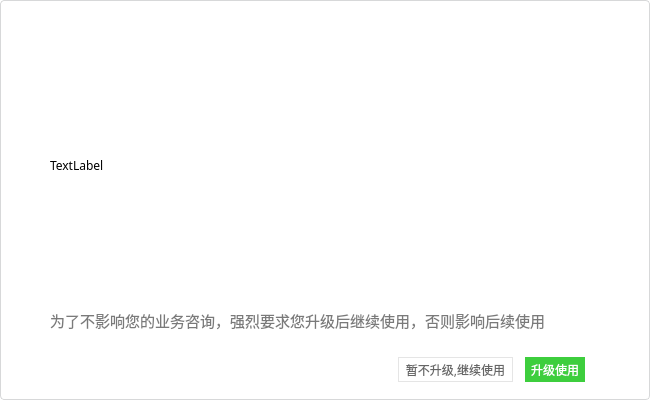
<?xml version="1.0" encoding="UTF-8"?>
<ui version="4.0">
 <class>UpdateInforNewDialog</class>
 <widget class="QDialog" name="UpdateInforNewDialog">
  <property name="geometry">
   <rect>
    <x>0</x>
    <y>0</y>
    <width>650</width>
    <height>400</height>
   </rect>
  </property>
  <property name="font">
   <font>
    <family>微软雅黑</family>
   </font>
  </property>
  <property name="windowTitle">
   <string>Dialog</string>
  </property>
  <property name="styleSheet">
   <string notr="true">QDialog#UpdateInforNewDialog{
	border-radius: 4px;
	background-color: rgb(255, 255, 255, 254);
	background-position: top left right bottom;
	background-clip: padding;
	border: 1px solid #d7d8d9;
}

QWidget
{
	font-family:'微软雅黑';
}

QPushButton#pushButton_once{
	border-radius: 0px;
    color:#FFFFFF;
    background-color:#3DCE3D;
}
QPushButton#pushButton_once:hover{
background-color:#38C738;
}

QPushButton#pushButton_once:pressed{
	background-color:#2FB82F;
}

QPushButton#pushButton_later{
    color:#666666;
    border:1px solid #E5E5E5;
}
QPushButton#pushButton_later:hover{
    background-color:#f5f5f5;
}
QPushButton#pushButton_later:pressed{
    background-color:#EBEBEB;
}

QLabel#label_Infor
{
	color: #7A7A7A;
}</string>
  </property>
  <layout class="QVBoxLayout" name="verticalLayout_3">
   <property name="spacing">
    <number>0</number>
   </property>
   <property name="leftMargin">
    <number>0</number>
   </property>
   <property name="topMargin">
    <number>0</number>
   </property>
   <property name="rightMargin">
    <number>0</number>
   </property>
   <property name="bottomMargin">
    <number>0</number>
   </property>
   <item>
    <widget class="QWidget" name="dialogbg" native="true">
     <layout class="QVBoxLayout" name="verticalLayout_2">
      <property name="spacing">
       <number>0</number>
      </property>
      <property name="leftMargin">
       <number>0</number>
      </property>
      <property name="topMargin">
       <number>0</number>
      </property>
      <property name="rightMargin">
       <number>0</number>
      </property>
      <property name="bottomMargin">
       <number>0</number>
      </property>
      <item>
       <widget class="TitlebarWidget" name="Title_bar" native="true">
        <property name="maximumSize">
         <size>
          <width>16777215</width>
          <height>30</height>
         </size>
        </property>
       </widget>
      </item>
      <item>
       <widget class="QWidget" name="widget_Content" native="true">
        <layout class="QVBoxLayout" name="verticalLayout">
         <property name="spacing">
          <number>0</number>
         </property>
         <property name="leftMargin">
          <number>50</number>
         </property>
         <property name="topMargin">
          <number>0</number>
         </property>
         <property name="rightMargin">
          <number>50</number>
         </property>
         <property name="bottomMargin">
          <number>0</number>
         </property>
         <item>
          <widget class="QLabel" name="label_msg">
           <property name="text">
            <string>TextLabel</string>
           </property>
          </widget>
         </item>
         <item>
          <widget class="QLabel" name="label_Infor">
           <property name="minimumSize">
            <size>
             <width>500</width>
             <height>40</height>
            </size>
           </property>
           <property name="maximumSize">
            <size>
             <width>500</width>
             <height>40</height>
            </size>
           </property>
           <property name="font">
            <font>
             <family>微软雅黑</family>
             <pointsize>11</pointsize>
            </font>
           </property>
           <property name="text">
            <string>为了不影响您的业务咨询，强烈要求您升级后继续使用，否则影响后续使用</string>
           </property>
          </widget>
         </item>
         <item>
          <widget class="QWidget" name="widget_btn" native="true">
           <property name="minimumSize">
            <size>
             <width>550</width>
             <height>60</height>
            </size>
           </property>
           <property name="maximumSize">
            <size>
             <width>550</width>
             <height>60</height>
            </size>
           </property>
           <layout class="QHBoxLayout" name="horizontalLayout">
            <property name="spacing">
             <number>12</number>
            </property>
            <property name="leftMargin">
             <number>0</number>
            </property>
            <property name="topMargin">
             <number>0</number>
            </property>
            <property name="rightMargin">
             <number>15</number>
            </property>
            <property name="bottomMargin">
             <number>0</number>
            </property>
            <item>
             <spacer name="horizontalSpacer">
              <property name="orientation">
               <enum>Qt::Horizontal</enum>
              </property>
              <property name="sizeHint" stdset="0">
               <size>
                <width>412</width>
                <height>20</height>
               </size>
              </property>
             </spacer>
            </item>
            <item>
             <widget class="QPushButton" name="pushButton_later">
              <property name="minimumSize">
               <size>
                <width>115</width>
                <height>0</height>
               </size>
              </property>
              <property name="maximumSize">
               <size>
                <width>140</width>
                <height>25</height>
               </size>
              </property>
              <property name="text">
               <string>暂不升级,继续使用</string>
              </property>
              <property name="flat">
               <bool>true</bool>
              </property>
             </widget>
            </item>
            <item>
             <widget class="QPushButton" name="pushButton_once">
              <property name="minimumSize">
               <size>
                <width>60</width>
                <height>25</height>
               </size>
              </property>
              <property name="maximumSize">
               <size>
                <width>16777215</width>
                <height>25</height>
               </size>
              </property>
              <property name="text">
               <string>升级使用</string>
              </property>
              <property name="flat">
               <bool>true</bool>
              </property>
             </widget>
            </item>
           </layout>
          </widget>
         </item>
        </layout>
       </widget>
      </item>
     </layout>
    </widget>
   </item>
  </layout>
 </widget>
 <customwidgets>
  <customwidget>
   <class>TitlebarWidget</class>
   <extends>QWidget</extends>
   <header location="global">TitlebarWidget.h</header>
   <container>1</container>
  </customwidget>
 </customwidgets>
 <resources/>
 <connections/>
</ui>
